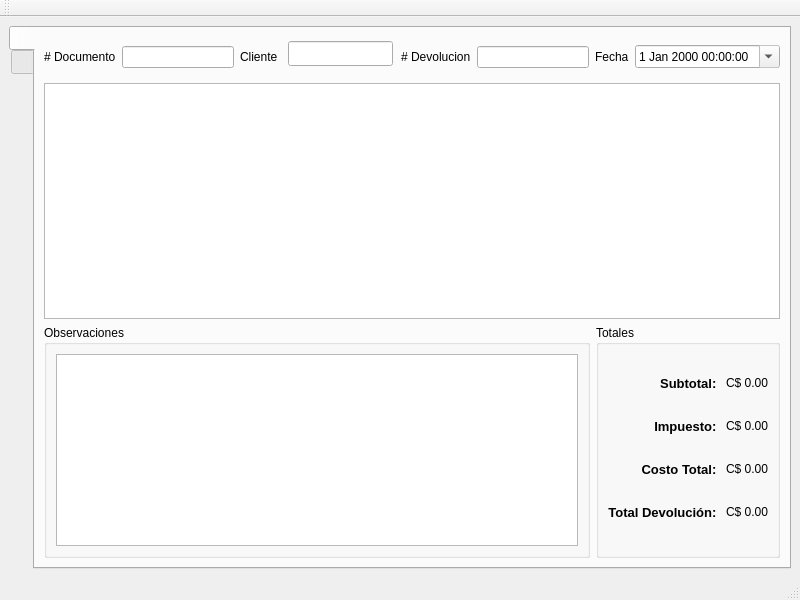
<?xml version="1.0" encoding="UTF-8"?>
<ui version="4.0">
 <class>frmCreditoDebito</class>
 <widget class="QMainWindow" name="frmCreditoDebito">
  <property name="geometry">
   <rect>
    <x>0</x>
    <y>0</y>
    <width>800</width>
    <height>600</height>
   </rect>
  </property>
  <property name="windowTitle">
   <string>Notas Debito/Credito</string>
  </property>
  <property name="toolButtonStyle">
   <enum>Qt::ToolButtonIconOnly</enum>
  </property>
  <widget class="QWidget" name="centralwidget">
   <layout class="QVBoxLayout" name="verticalLayout">
    <item>
     <widget class="QTabWidget" name="tabWidget">
      <property name="tabPosition">
       <enum>QTabWidget::West</enum>
      </property>
      <property name="currentIndex">
       <number>0</number>
      </property>
      <widget class="QWidget" name="tabdetails">
       <attribute name="icon">
        <iconset resource="res.qrc">
         <normaloff>:/icons/res/document-edit.png</normaloff>:/icons/res/document-edit.png</iconset>
       </attribute>
       <attribute name="title">
        <string notr="true"/>
       </attribute>
       <layout class="QGridLayout" name="gridLayout">
        <item row="0" column="0" colspan="2">
         <layout class="QHBoxLayout" name="horizontalLayout_2">
          <item>
           <widget class="QLabel" name="label_2">
            <property name="sizePolicy">
             <sizepolicy hsizetype="Preferred" vsizetype="Fixed">
              <horstretch>0</horstretch>
              <verstretch>0</verstretch>
             </sizepolicy>
            </property>
            <property name="text">
             <string># Documento</string>
            </property>
            <property name="buddy">
             <cstring>txtDocumentNumber</cstring>
            </property>
           </widget>
          </item>
          <item>
           <widget class="QLineEdit" name="txtDocumentNumber">
            <property name="sizePolicy">
             <sizepolicy hsizetype="Expanding" vsizetype="Fixed">
              <horstretch>0</horstretch>
              <verstretch>0</verstretch>
             </sizepolicy>
            </property>
            <property name="readOnly">
             <bool>true</bool>
            </property>
           </widget>
          </item>
          <item>
           <widget class="QLabel" name="label_3">
            <property name="sizePolicy">
             <sizepolicy hsizetype="Preferred" vsizetype="Fixed">
              <horstretch>0</horstretch>
              <verstretch>0</verstretch>
             </sizepolicy>
            </property>
            <property name="text">
             <string>Cliente</string>
            </property>
            <property name="buddy">
             <cstring>txtBill</cstring>
            </property>
           </widget>
          </item>
          <item>
           <widget class="QStackedWidget" name="stackedWidget">
            <property name="sizePolicy">
             <sizepolicy hsizetype="Preferred" vsizetype="Fixed">
              <horstretch>0</horstretch>
              <verstretch>0</verstretch>
             </sizepolicy>
            </property>
            <property name="currentIndex">
             <number>1</number>
            </property>
            <widget class="QWidget" name="page_5">
             <layout class="QVBoxLayout" name="verticalLayout_3">
              <item>
               <widget class="QComboBox" name="cbClient"/>
              </item>
             </layout>
            </widget>
            <widget class="QWidget" name="page_6">
             <widget class="QLineEdit" name="txtClient">
              <property name="geometry">
               <rect>
                <x>4</x>
                <y>4</y>
                <width>105</width>
                <height>25</height>
               </rect>
              </property>
              <property name="readOnly">
               <bool>true</bool>
              </property>
             </widget>
            </widget>
           </widget>
          </item>
          <item>
           <widget class="QLabel" name="label_4">
            <property name="sizePolicy">
             <sizepolicy hsizetype="Preferred" vsizetype="Fixed">
              <horstretch>0</horstretch>
              <verstretch>0</verstretch>
             </sizepolicy>
            </property>
            <property name="text">
             <string># Devolucion</string>
            </property>
            <property name="buddy">
             <cstring>txtClient</cstring>
            </property>
           </widget>
          </item>
          <item>
           <widget class="QLineEdit" name="txtBill">
            <property name="sizePolicy">
             <sizepolicy hsizetype="Expanding" vsizetype="Fixed">
              <horstretch>0</horstretch>
              <verstretch>0</verstretch>
             </sizepolicy>
            </property>
            <property name="readOnly">
             <bool>true</bool>
            </property>
           </widget>
          </item>
          <item>
           <widget class="QLabel" name="label_5">
            <property name="sizePolicy">
             <sizepolicy hsizetype="Preferred" vsizetype="Fixed">
              <horstretch>0</horstretch>
              <verstretch>0</verstretch>
             </sizepolicy>
            </property>
            <property name="text">
             <string>Fecha</string>
            </property>
            <property name="buddy">
             <cstring>dtPicker</cstring>
            </property>
           </widget>
          </item>
          <item>
           <widget class="QDateTimeEdit" name="dtPicker">
            <property name="sizePolicy">
             <sizepolicy hsizetype="Minimum" vsizetype="Fixed">
              <horstretch>0</horstretch>
              <verstretch>0</verstretch>
             </sizepolicy>
            </property>
            <property name="readOnly">
             <bool>true</bool>
            </property>
            <property name="calendarPopup">
             <bool>true</bool>
            </property>
           </widget>
          </item>
         </layout>
        </item>
        <item row="1" column="0" colspan="2">
         <widget class="QTableView" name="tabledetails">
          <property name="editTriggers">
           <set>QAbstractItemView::NoEditTriggers</set>
          </property>
          <attribute name="horizontalHeaderStretchLastSection">
           <bool>true</bool>
          </attribute>
          <attribute name="horizontalHeaderStretchLastSection">
           <bool>true</bool>
          </attribute>
         </widget>
        </item>
        <item row="2" column="0">
         <widget class="QGroupBox" name="groupBox_2">
          <property name="title">
           <string>Observaciones</string>
          </property>
          <layout class="QGridLayout" name="gridLayout_3">
           <item row="0" column="0">
            <widget class="QPlainTextEdit" name="txtObservations">
             <property name="enabled">
              <bool>true</bool>
             </property>
             <property name="sizePolicy">
              <sizepolicy hsizetype="Expanding" vsizetype="Minimum">
               <horstretch>0</horstretch>
               <verstretch>0</verstretch>
              </sizepolicy>
             </property>
             <property name="readOnly">
              <bool>true</bool>
             </property>
            </widget>
           </item>
          </layout>
         </widget>
        </item>
        <item row="2" column="1">
         <widget class="QGroupBox" name="groupBox">
          <property name="title">
           <string>Totales</string>
          </property>
          <layout class="QGridLayout" name="gridLayout_2">
           <item row="0" column="0">
            <widget class="QLabel" name="label_11">
             <property name="sizePolicy">
              <sizepolicy hsizetype="Preferred" vsizetype="Fixed">
               <horstretch>0</horstretch>
               <verstretch>0</verstretch>
              </sizepolicy>
             </property>
             <property name="font">
              <font>
               <pointsize>10</pointsize>
               <weight>75</weight>
               <bold>true</bold>
              </font>
             </property>
             <property name="text">
              <string>Subtotal: </string>
             </property>
             <property name="alignment">
              <set>Qt::AlignRight|Qt::AlignTrailing|Qt::AlignVCenter</set>
             </property>
            </widget>
           </item>
           <item row="1" column="0">
            <widget class="QLabel" name="label_14">
             <property name="sizePolicy">
              <sizepolicy hsizetype="Preferred" vsizetype="Fixed">
               <horstretch>0</horstretch>
               <verstretch>0</verstretch>
              </sizepolicy>
             </property>
             <property name="font">
              <font>
               <pointsize>10</pointsize>
               <weight>75</weight>
               <bold>true</bold>
              </font>
             </property>
             <property name="text">
              <string>Impuesto: </string>
             </property>
             <property name="alignment">
              <set>Qt::AlignRight|Qt::AlignTrailing|Qt::AlignVCenter</set>
             </property>
            </widget>
           </item>
           <item row="1" column="1">
            <widget class="QLabel" name="lblTaxes">
             <property name="sizePolicy">
              <sizepolicy hsizetype="Preferred" vsizetype="Fixed">
               <horstretch>0</horstretch>
               <verstretch>0</verstretch>
              </sizepolicy>
             </property>
             <property name="text">
              <string>C$ 0.00</string>
             </property>
            </widget>
           </item>
           <item row="2" column="0">
            <widget class="QLabel" name="label_12">
             <property name="sizePolicy">
              <sizepolicy hsizetype="Preferred" vsizetype="Fixed">
               <horstretch>0</horstretch>
               <verstretch>0</verstretch>
              </sizepolicy>
             </property>
             <property name="font">
              <font>
               <pointsize>10</pointsize>
               <weight>75</weight>
               <bold>true</bold>
              </font>
             </property>
             <property name="text">
              <string>Costo Total: </string>
             </property>
             <property name="alignment">
              <set>Qt::AlignRight|Qt::AlignTrailing|Qt::AlignVCenter</set>
             </property>
            </widget>
           </item>
           <item row="2" column="1">
            <widget class="QLabel" name="lblCost">
             <property name="sizePolicy">
              <sizepolicy hsizetype="Preferred" vsizetype="Fixed">
               <horstretch>0</horstretch>
               <verstretch>0</verstretch>
              </sizepolicy>
             </property>
             <property name="text">
              <string>C$ 0.00</string>
             </property>
            </widget>
           </item>
           <item row="3" column="0">
            <widget class="QLabel" name="label_13">
             <property name="sizePolicy">
              <sizepolicy hsizetype="Preferred" vsizetype="Fixed">
               <horstretch>0</horstretch>
               <verstretch>0</verstretch>
              </sizepolicy>
             </property>
             <property name="font">
              <font>
               <pointsize>10</pointsize>
               <weight>75</weight>
               <bold>true</bold>
              </font>
             </property>
             <property name="text">
              <string>Total Devolución: </string>
             </property>
             <property name="alignment">
              <set>Qt::AlignRight|Qt::AlignTrailing|Qt::AlignVCenter</set>
             </property>
            </widget>
           </item>
           <item row="3" column="1">
            <widget class="QLabel" name="lblTotal">
             <property name="sizePolicy">
              <sizepolicy hsizetype="Preferred" vsizetype="Fixed">
               <horstretch>0</horstretch>
               <verstretch>0</verstretch>
              </sizepolicy>
             </property>
             <property name="text">
              <string>C$ 0.00</string>
             </property>
            </widget>
           </item>
           <item row="0" column="1">
            <widget class="QLabel" name="lblSubtotal">
             <property name="sizePolicy">
              <sizepolicy hsizetype="Preferred" vsizetype="Fixed">
               <horstretch>0</horstretch>
               <verstretch>0</verstretch>
              </sizepolicy>
             </property>
             <property name="text">
              <string>C$ 0.00</string>
             </property>
            </widget>
           </item>
          </layout>
         </widget>
        </item>
       </layout>
      </widget>
      <widget class="QWidget" name="tabnavigation">
       <attribute name="icon">
        <iconset resource="res.qrc">
         <normaloff>:/icons/res/table.png</normaloff>:/icons/res/table.png</iconset>
       </attribute>
       <attribute name="title">
        <string notr="true"/>
       </attribute>
       <layout class="QVBoxLayout" name="verticalLayout_2">
        <item>
         <widget class="QTableView" name="tablenavigation">
          <property name="contextMenuPolicy">
           <enum>Qt::ActionsContextMenu</enum>
          </property>
          <property name="editTriggers">
           <set>QAbstractItemView::NoEditTriggers</set>
          </property>
          <property name="selectionMode">
           <enum>QAbstractItemView::SingleSelection</enum>
          </property>
          <property name="selectionBehavior">
           <enum>QAbstractItemView::SelectRows</enum>
          </property>
          <property name="sortingEnabled">
           <bool>true</bool>
          </property>
          <attribute name="horizontalHeaderStretchLastSection">
           <bool>true</bool>
          </attribute>
          <attribute name="horizontalHeaderStretchLastSection">
           <bool>true</bool>
          </attribute>
         </widget>
        </item>
        <item>
         <layout class="QHBoxLayout" name="horizontalLayout">
          <item>
           <widget class="QLabel" name="label">
            <property name="text">
             <string>&amp;Buscar</string>
            </property>
            <property name="buddy">
             <cstring>txtSearch</cstring>
            </property>
           </widget>
          </item>
          <item>
           <widget class="QLineEdit" name="txtSearch"/>
          </item>
         </layout>
        </item>
       </layout>
      </widget>
     </widget>
    </item>
   </layout>
  </widget>
  <widget class="QStatusBar" name="statusbar"/>
  <widget class="QToolBar" name="toolBar">
   <property name="windowTitle">
    <string>toolBar</string>
   </property>
   <attribute name="toolBarArea">
    <enum>TopToolBarArea</enum>
   </attribute>
   <attribute name="toolBarBreak">
    <bool>false</bool>
   </attribute>
  </widget>
 </widget>
 <tabstops>
  <tabstop>txtDocumentNumber</tabstop>
  <tabstop>dtPicker</tabstop>
  <tabstop>tabledetails</tabstop>
  <tabstop>txtObservations</tabstop>
  <tabstop>txtBill</tabstop>
  <tabstop>txtClient</tabstop>
  <tabstop>cbClient</tabstop>
  <tabstop>tabWidget</tabstop>
  <tabstop>tablenavigation</tabstop>
  <tabstop>txtSearch</tabstop>
 </tabstops>
 <resources>
  <include location="res.qrc"/>
 </resources>
 <connections/>
</ui>
